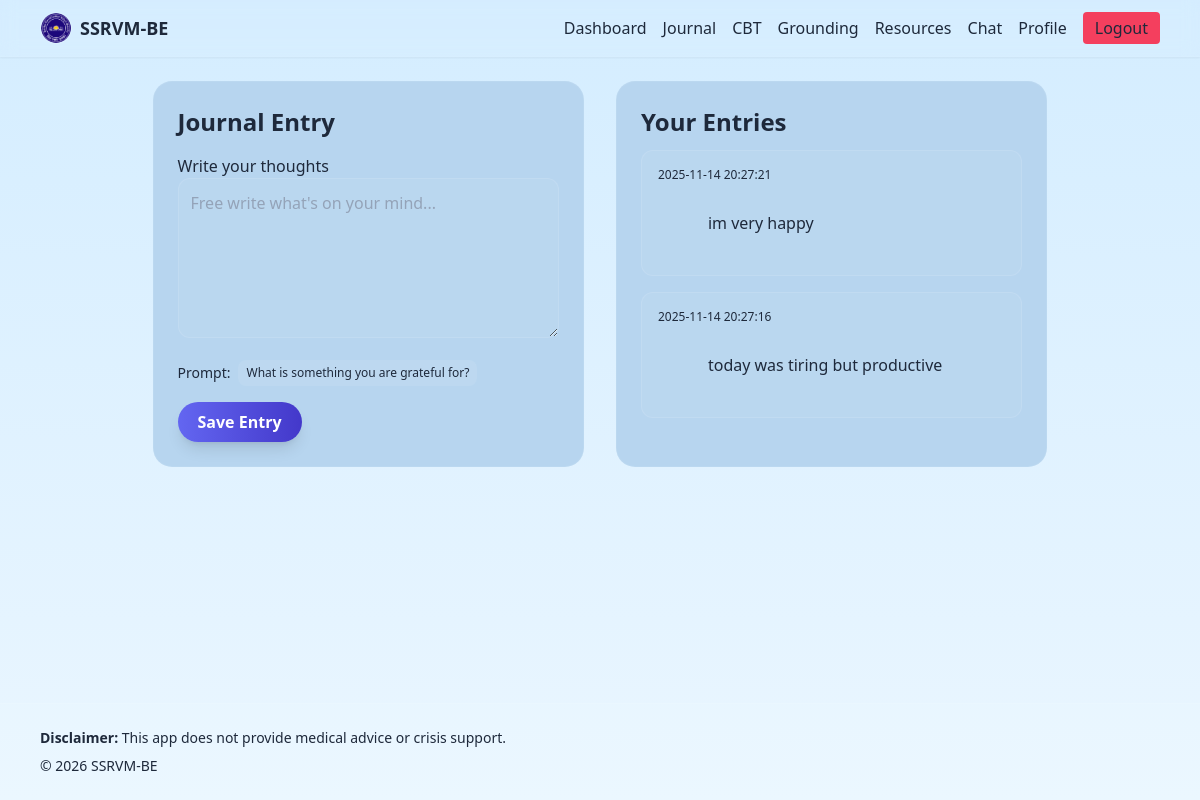
The page /journal (signed in) on the database its author committed.
### tables this page shows
CREATE TABLE journals (
        id INTEGER PRIMARY KEY AUTOINCREMENT,
        user_id INTEGER NOT NULL,
        content TEXT NOT NULL,
        created_at TEXT DEFAULT (datetime('now', 'localtime')),
        FOREIGN KEY (user_id) REFERENCES users(id) ON DELETE CASCADE
    );

### app.py (the view, shortened to what this page needs)
@app.route("/journal", methods=["GET","POST"])
def journal():
    if not current_user(): return redirect(url_for("login"))
    conn = get_db(); cur = conn.cursor()
    cur.execute("SELECT content,created_at FROM journals WHERE user_id=? ORDER BY id DESC LIMIT 20", (current_user()["id"],))
    entries = cur.fetchall(); conn.close()
    return render_template("journal.html", entries=entries, prompt=random.choice(PROMPTS), app_name=APP_NAME, year=datetime.now().year)

### app.py (called while the page is built)
def dict_factory(cursor, row):
    return {col[0]: row[idx] for idx, col in enumerate(cursor.description)}

def get_db():
    conn = sqlite3.connect(DB_PATH, timeout=10, check_same_thread=False)
    conn.row_factory = dict_factory
    return conn

def current_user():
    return session.get("user")

@app.context_processor
def inject_globals():
    return {"app_name": APP_NAME}

### templates/journal.html
{% extends "base.html" %}
{% set title = "Journal" %}
{% block content %}
<div class="grid md:grid-cols-2 gap-8 fade-in">
  <div class="card p-6 fade-in">
    <h1 class="text-2xl font-bold mb-4 text-indigo-300">
      Journal Entry
    </h1>
    <form method="post" class="space-y-4">
      <div>
        <label class="label text-indigo-200">Write your thoughts</label>
        <textarea name="content"
                  class="w-full rounded-xl p-3 bg-white/5 border border-white/10
                         text-white placeholder-slate-400 h-40 focus:outline-none focus:ring-2 focus:ring-indigo-500"
                  placeholder="Free write what's on your mind..."
                  required></textarea>
      </div>
      <div class="mt-2 flex items-center gap-2">
        <span class="text-sm text-slate-400">Prompt:</span>
        <span class="badge">{{ prompt }}</span>
      </div>
      <button class="px-5 py-2 rounded-full bg-gradient-to-r from-indigo-500 to-indigo-700
                     text-white shadow-lg hover:scale-[1.03] transition">
        Save Entry
      </button>
    </form>
  </div>
  <div class="card p-6 fade-in">
    <h2 class="text-2xl font-semibold mb-3 text-indigo-300">Your Entries</h2>
    {% if entries %}
      <ul class="mt-3 space-y-4">
        {% for e in entries %}
        <li class="p-4 rounded-xl bg-white/5 border border-white/10 hover:bg-white/10 transition">
          <div class="text-xs text-slate-400 mb-1">
            {{ e.created_at }}
          </div>
          <div class="text-slate-200 whitespace-pre-wrap">
            {{ e.content }}
          </div>
        </li>
        {% endfor %}
      </ul>
    {% else %}
      <p class="text-slate-400 mt-4">You haven’t written anything yet.</p>
    {% endif %}
  </div>
</div>
{% endblock %}

### static/css/styles.css (style rules this page uses)
:root { --bg1: #d4edff; --bg2: #eaf6ff; --card-bg: #b7d5ef; --muted: #475569; --text: #1e293b; --heading: #3c4fcf; --accent1: #6366f1; --accent2: #7c3aed; }
html, body { background: linear-gradient(to bottom, #d4edff, #eaf6ff) !important; }
body { background: linear-gradient(to bottom, #d4edff, #eaf6ff) !important; }
h1,h2,h3,h4,h5,h6 { color: var(--text); }
p, li, span, label, small, input, textarea, td, th { color: var(--muted); }
.card { width: 100% !important; max-width: 100% !important; background: var(--card-bg); color: var(--text); border-radius: 1.2rem; padding: 1.5rem; border: 1px solid rgba(255,255,255,0.06); backdrop-filter: blur(10px); transition: transform .25s ease, box-shadow .25s ease; }
.btn, button { background: linear-gradient(135deg,var(--accent2),var(--accent1)); color: white !important; border: none; padding: 8px 16px; border-radius: .75rem; transition: .25s ease; }
.badge { padding: 0.25rem 0.5rem; border-radius: 0.5rem; font-size: 0.75rem; background: rgba(255,255,255,0.08); color: var(--text); }
.fade-in { animation: fadeIn .6s ease-out both; }
.card, .glass-card { background: var(--card-bg)!important; backdrop-filter: blur(12px); }
.card, .glass-card, .text-slate-300, .text-slate-200, .text-indigo-300 { color: var(--text) !important; }
h1, h2, h3, h4, h5, h6 { color: var(--heading) !important; }
.card, .glass-card { background: var(--card-bg) !important; backdrop-filter: blur(10px); color: var(--text) !important; }
p, span, li, label, input, textarea { color: var(--text) !important; }
button, a.btn, a.button, button span, a span, .btn span, button *, a.btn * { color: #ffffff !important; font-weight: 600 !important; }
button, a.btn, a.button, .btn { color: #ffffff !important; }
button, a.btn, a.button, a[href*="login"], a[href*="signup"], a[href*="get"], .btn, button *, .btn *, a.btn *, a.button * { color: #ffffff !important; -webkit-text-fill-color: #ffffff !important; }
body *:not(.btn):not(button):not(.purple-btn):not(.signup-btn):not(.btn *):not(button *) { color: var(--text) !important; }

### rows shown on the page
journals: created_at "2025-11-14 20:27:21", content "im very happy"
journals: created_at "2025-11-14 20:27:16", content "today was tiring but productive"

### other values the page prints
{{ app_name }} "SSRVM-BE"
